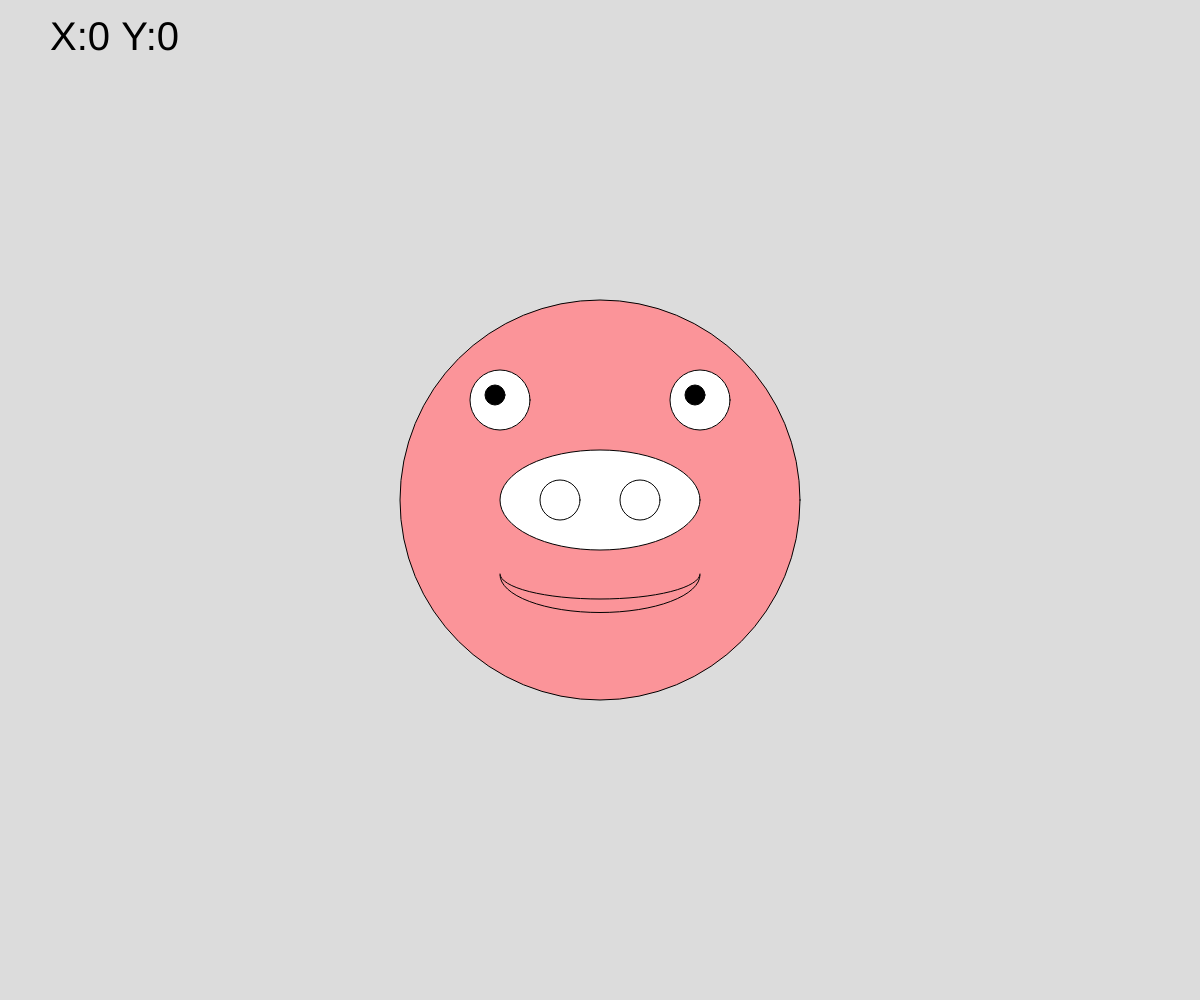
Frame 1 (no input)
Frame 60 (no input): identical to frame 1, image omitted
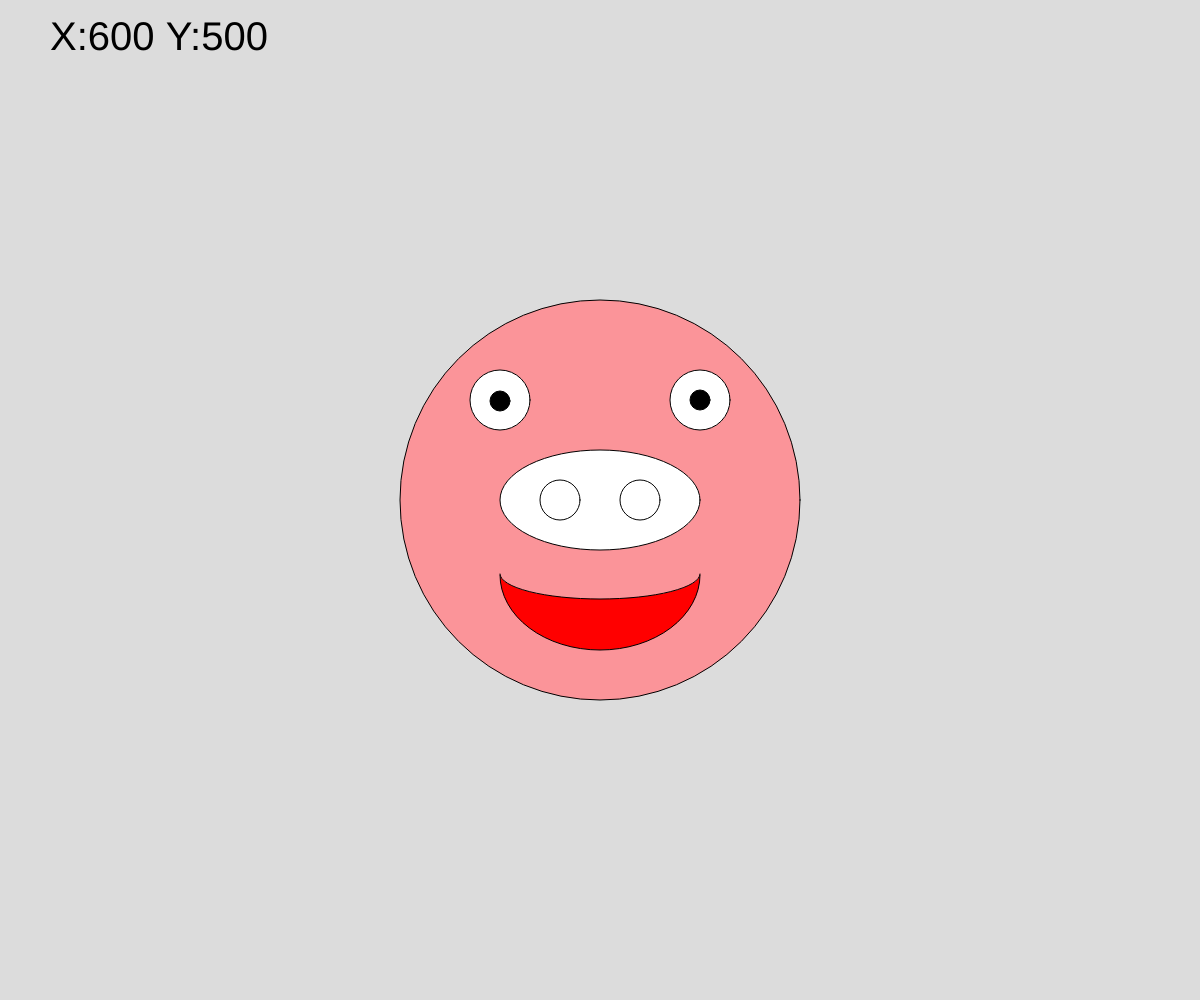
Frame 120 (the mouse pressed at the canvas centre since frame 60)

The p5.js sketch that drew these frames (run headless with seeded random() and noise() and a simulated clock; from frame 60 on, the mouse is pressed at the canvas centre):

// p5.js sketch
// ── sketch.js
function setup() {
  createCanvas(windowWidth,windowHeight);
}

function draw() {
  background(220);
  textSize(40)
  text("X:"+mouseX+" Y:"+mouseY,50,50)
push()
   translate(width/2,height/2)
   fill('#FB9499')
   ellipse(0,0,400)
   fill(255)
   ellipse(0,0,200,100)

   ellipse(-40,0,40)//左鼻孔
   ellipse(40,0,40)//右鼻孔

   ellipse(-100,-100,60)
   ellipse(100,-100,60)

   fill(0)
   ellipse(-100+map(mouseX,0,width,-5,5),-100+map(mouseX,0,height,-5,5),20)//左眼珠
   ellipse(100+map(mouseX,0,width,-5,5),-100+map(mouseY,0,height,-5,5),20)//右眼珠

   if(mouseIsPressed){
    fill(255,0,0)
    arc(0,75,200,150,0,PI)
   }
   else{
    fill("#FB9499")
    arc(0,75,200,75,0,PI)
   }
   fill("#FB9499")
   arc(0,74,200,50,0,PI)
   pop()
  
}
